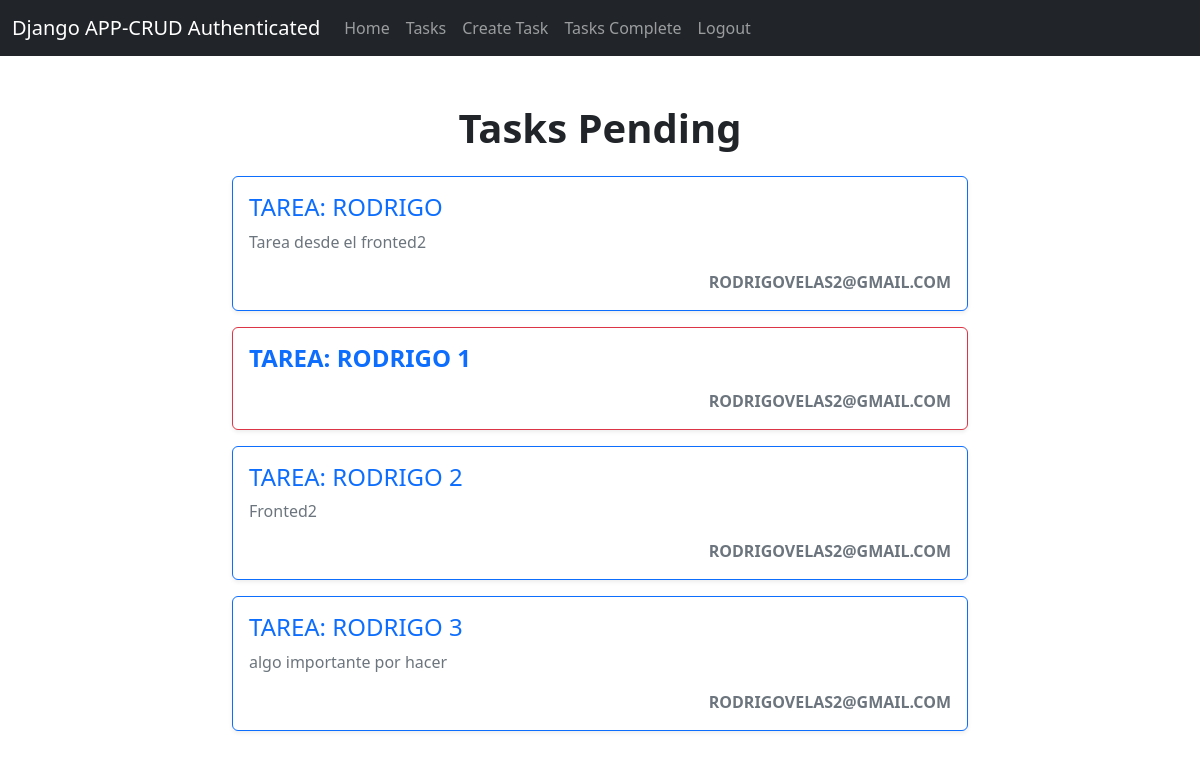
The app's page /tasks/ (signed in), older data.
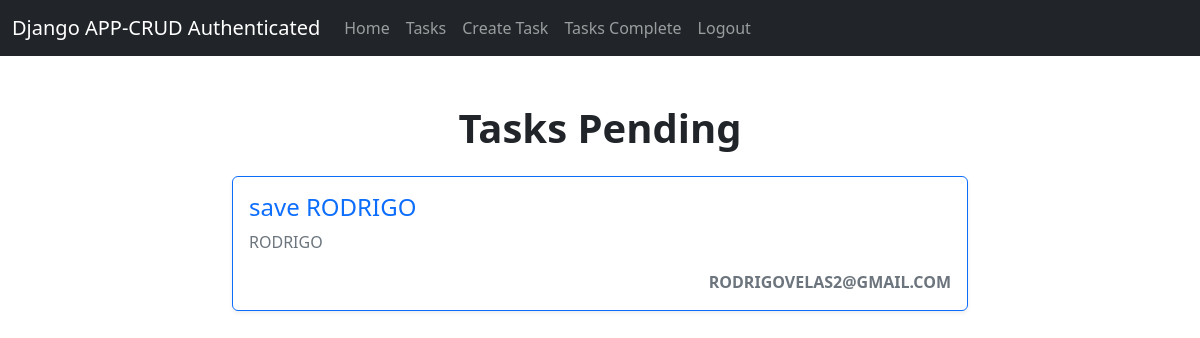
The same page, newer data.
### task/models.py (models this page shows, shortened)
class Task(models.Model):
    title = models.CharField(max_length=200)
    description = models.TextField(blank=True)
    created = models.DateTimeField(auto_now_add=True)
    dateCompleted = models.DateTimeField(null=True, blank=True)
    important = models.BooleanField(default=False, blank=True)
    user = models.ForeignKey(User, on_delete=models.CASCADE)

### task/views.py (the view)
@login_required
def tasks(request):
    tasks = Task.objects.filter(user=request.user, dateCompleted__isnull=True)
    return render(request, 'tasks.html', {
        'tasks': tasks
    })

### task/templates/tasks.html (shortened to what this page needs)
{% extends 'base.html' %}
{% block content %}
<main class="container my-5">
    <h1 class="text-center mb-4 fw-bold text-dark">Tasks Pending</h1>
    <div class="row justify-content-center">
        <div class="col-md-8">
            {% for task in tasks %}
            <div class="card mb-3 shadow-sm
                {% if task.important %} border-2 border-danger {% else %}border-2 border-primary{% endif %}">
                <div class="card-body">
                    <h4 class="{% if task.important %}text-danger fw-bold{% else %}text-primary{% endif %}">
                        <a href="{% url 'task_detail' task.id %}" class="text-decoration-none">
                            {{ task.title }}
                        </a>
                    </h4>
                    <p class="text-muted">{{ task.description }}</p>
                    <span class="float-end text-uppercase text-secondary fw-bold">
                         {{ task.user }}
                    </span>
                </div>
            </div>
            {% empty %}
            <div class="alert alert-info text-center">
                No tasks pending
            </div>
            {% endfor %}
        </div>
    </div>
</main>
{% endblock %}

Row changes from the older to the newer data that the page shows:
removed Task: title "TAREA: RODRIGO", description "Tarea desde el fronted2", user "RODRIGOVELAS2@GMAIL.COM"
no longer on this page (row edited): Task: title "TAREA: RODRIGO 1", user "RODRIGOVELAS2@GMAIL.COM", important True (drawn)
no longer on this page (row edited): Task: title "TAREA: RODRIGO 2", description "Fronted2", user "RODRIGOVELAS2@GMAIL.COM"
removed Task: title "TAREA: RODRIGO 3", description "algo importante por hacer", user "RODRIGOVELAS2@GMAIL.COM"
added Task: title "save RODRIGO", description "RODRIGO", user "RODRIGOVELAS2@GMAIL.COM"
